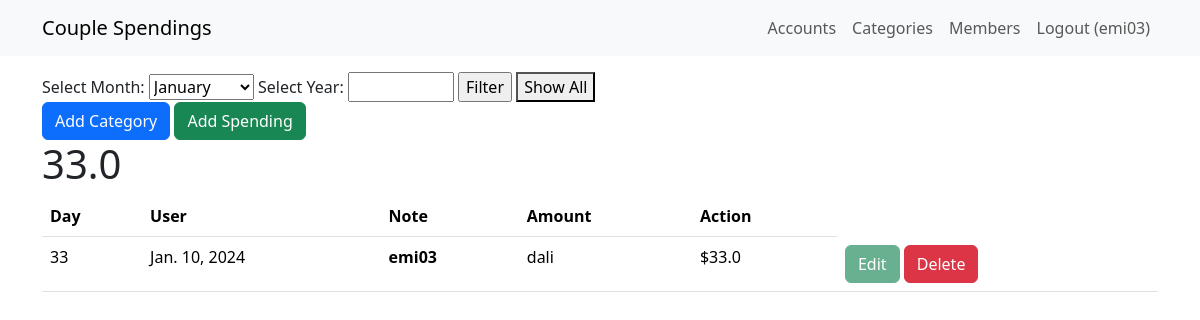
The page /4/useraccounts/personalSpendings on the database its author committed.
### spendings/models.py (models this page shows, shortened)
class PersonalSpending(models.Model):
    user = models.ForeignKey('auth.User', on_delete=models.CASCADE)
    category = models.ForeignKey(Categories, on_delete=models.CASCADE)
    note = models.CharField(max_length = 100)
    spendingAmount = models.FloatField(default = 0)
    spendingDate = models.DateField(default = timezone.now)

### spendings/views.py (the view)
# urls.py: path('<int:user_id>/useraccounts/personalSpendings', views.personalSpendings, name='personalSpendings'),
def personalSpendings(request, user_id):
    user = get_object_or_404(User, pk=user_id)
    allSpendings = PersonalSpending.objects.filter(user=user)
    month = request.GET.get('month', None)
    year = request.GET.get('year', None)
    total_amount = sum(spendings.spendingAmount for spendings in allSpendings)
    if month:
        allSpendings = allSpendings.filter(
            spendingDate__month=month
        )
        total_amount = sum(spendings.spendingAmount for spendings in allSpendings)
    if year:
        allSpendings = allSpendings.filter(
            spendingDate__year = year
        )
        total_amount = sum(spendings.spendingAmount for spendings in allSpendings)
    allSpendings = allSpendings.order_by('-spendingDate')
    if 'show_all' in request.GET:
        allSpendings = PersonalSpending.objects.filter(user=user)
        total_amount = sum(spendings.spendingAmount for spendings in allSpendings)
    return render(request, 'personalSpendings.html', {'user': user, 'allSpendings': allSpendings, 'selectedMonth': month, 'total_amount': total_amount})

### spendings/templates/personalSpendings.html (shortened to what this page needs)
{% extends 'base.html' %}
{% block content %}
<form method="GET" action="">
    <label for="month">Select Month:</label>
    <select name="month">
        <option value="1">January</option>
    </select>
    <label for="year">Select Year:</label>
    <input type="number" name="year" min="1900" max="2100" step="1" value="{{ selected_year }}">
    <input type="submit" value="Filter">
    <button type="submit" name="show_all">Show All</button>
</form>
<a href="{% url 'createPersonalCategories' user_id=user.id %}"><button class="btn btn-primary">Add Category</button></a>
<a href="{% url 'addPersonalSpending' user_id=user.id%}"><button class="btn btn-success">Add Spending</button></a>
<h1>{{ total_amount }}</h1>
<table class="table">
    <thead>
      <tr>
        <th scope="col">Day</th>
        <th scope="col">User</th>
        <th scope="col">Note</th>
        <th scope="col">Amount</th>
        <th scope="col">Action</th>
      </tr>
    </thead>
    {% for spendings in allSpendings %}
    <tbody>
      <tr>
        <td>{{ spendings.id}}</td>
        <td>{{ spendings.spendingDate }}</td>
        <th scope="row">{{ spendings.user }}</th>
        <td>{{ spendings.note }}</td>
        <td>${{ spendings.spendingAmount}}</td>
        <td><button class="btn btn-success" disabled>Edit</button>
          <a href="{% url 'deletePersonalSpending' user_id=user.id spending_id=spendings.id %}" class="btn btn-danger">Delete</a></td>
      </tr>
    </tbody>
    {% endfor %}
  </table>
{% endblock content%}

### coupleSpendingApp/templates/coupleSpendingApp/base.html (shortened to what this page needs)
<!DOCTYPE html>
<html lang="en">
<head>
    <link href="https://cdn.jsdelivr.net/npm/bootstrap@5.3.2/dist/css/bootstrap.min.css" rel="stylesheet">
</head>
<body>
    <nav class="navbar navbar-expand-lg navbar-light bg-light mb-3">
        <div class="container">
            <a href="#" class="navbar-brand">
                Couple Spendings
            </a>
    <div class="collapse navbar-collapse" id="navbarNavAltMarkup">
        <div class="navbar-nav ms-auto">
            <a href="{% url 'useraccounts' user_id=user.id %}" class="nav-link">Accounts</a>
            <a href="{% url 'categoriesView' user_id=user.id %}" class="nav-link">Categories</a>
            <a href="#" class="nav-link">Members</a>
            <a href="{% url 'logoutaccount' %}" class="nav-link">Logout ({{ user.username }})</a>
        </div>
    </div>
        </div>
    </nav>
    <div class="container">
        {% block content %}
        {% endblock content %}
    </div>
</body>
</html>

### rows shown on the page
PersonalSpending: id "33", spendingDate "Jan. 10, 2024", user "emi03", note "dali", spendingAmount "33.0"

### other values the page prints
{{ user.username }} "emi03"
{{ total_amount }} "33.0"
